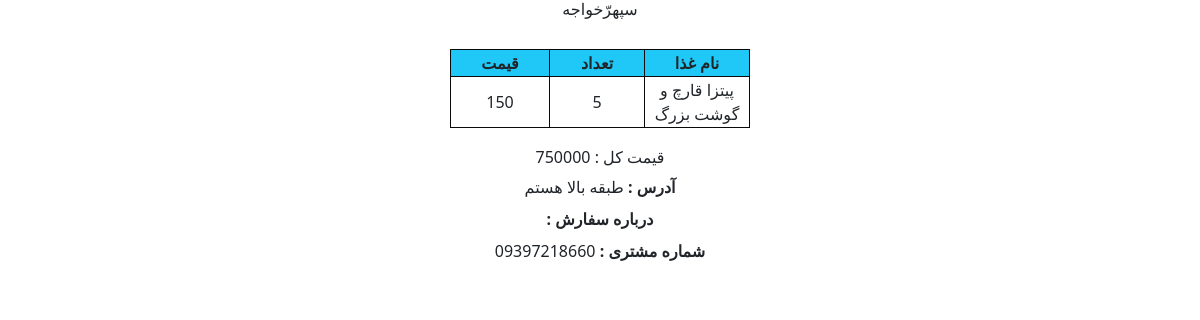
The app's page /cart/orderinfopaymented/57/ (signed in) with its own data.
### cart/models.py (models this page shows, shortened)
class Orders(models.Model):
    user = models.ForeignKey(to = UserModel, related_name = "items" , on_delete = models.CASCADE,verbose_name="مشتری" )
    phone = models.CharField(max_length=11, verbose_name="شماره تلفن")
    address = models.TextField(max_length = 300, verbose_name="آدرس")
    description = models.TextField(max_length=600, verbose_name="درباره سفارش",blank=True, null=True)
    created = models.DateTimeField(auto_now_add=True , verbose_name="زمان ثبت سفارش")
    total_price = models.PositiveIntegerField(verbose_name="قیمت کل")
    is_paid = models.BooleanField(default=False, verbose_name="وضعیت پرداخت")
    date = models.DateTimeField(verbose_name="زمان ثبت سفارش", auto_now_add=True ,)
    undo = models.BooleanField(default=False, verbose_name="وضعیت فیش")
    class Meta:
        verbose_name = 'سفارش'
        verbose_name_plural = 'سفارش ها'
        ordering = ('created',)

class OrderItems(models.Model):
    Order = models.ForeignKey(to=Orders, on_delete=models.CASCADE, related_name = 'items')
    food = models.ForeignKey(to=FoodModel, on_delete= models.CASCADE ,related_name = 'items' , verbose_name = 'محصول')
    quantity = models.SmallIntegerField(verbose_name = 'تعداد', )
    price = models.PositiveIntegerField(verbose_name = 'قیمت', )
    def name(self):
        return self.food.name_food

### accounts/models.py (models this page shows, shortened)
class UserModel(AbstractBaseUser):
    email = models.EmailField(
        verbose_name='email address',
        max_length=255,
        blank=True,
        null=True,
    )
    name = models.CharField(max_length=50,verbose_name='نام')
    last_name = models.CharField(max_length=50,verbose_name='نام خانوادگی')
    phone = models.CharField(max_length=11, verbose_name='شماره تلفن',unique=True)
    date_join = models.DateTimeField(auto_now_add=True,verbose_name='تاریخ عضویت')
    is_active = models.BooleanField(default=True)
    is_admin = models.BooleanField(default=False)
    objects = MyUserManager()
    USERNAME_FIELD = 'phone'
    REQUIRED_FIELDS = []
    class Meta:
        verbose_name = 'مشتری'
        verbose_name_plural = 'مشتری ها'
    def __str__(self):
        return self.name+self.last_name

### home/models.py (models this page shows, shortened)
class FoodModel(models.Model):
    name_food = models.CharField(max_length=250,verbose_name='نام غذا')
    price = models.PositiveIntegerField(verbose_name='قیمت')
    description = models.CharField(max_length=300, verbose_name='درباره غذا',blank=True, null=True)
    img = models.ImageField(upload_to='images/')
    available  = models.BooleanField(default=True, verbose_name='وضعیت')
    category = models.ForeignKey(to=Category, related_name='category', on_delete=models.SET_NULL,null=True, blank=True)
    class Meta:
        verbose_name = 'غذا'
        verbose_name_plural = ' غذا ها'

### cart/views.py (the view)
# urls.py: path('orderinfopaymented/<int:pk>/',views.OrdersInfo.as_view(), name='myorderspay'),
class OrdersInfo(View):
    def get(self, request,pk):
        obj = get_object_or_404(Orders,pk=pk)
        return render(request,"cart/fish.html", {"order":obj})
    def dispatch(self, request,pk):
        obj = get_object_or_404(Orders,pk=pk)
        if request.user == obj.user or request.user.is_admin:
            return self.get(request,pk)
        else:
            raise Http404

### templates/cart/fish.html (shortened to what this page needs)
<!DOCTYPE html>
<html lang="en">
<head>
    <link href="https://cdn.jsdelivr.net/npm/bootstrap@5.3.0-alpha1/dist/css/bootstrap.min.css" rel="stylesheet">
</head>
<body>
    <div class="col-md-12 col-lg-12 ">
            <h6 class="text-center">{{order.user}}</h6>
                <table>
                <tr>
                    <th>قیمت</th>
                    <th>تعداد</th>
                    <th>نام غذا</th>
                </tr>
                {%for item in order.items.all %}
                <tr id='{{item.id}}' onclick="khat({{item.id}})" ondblclick="dclick({{item.id}})">
                    <td>{{item.price}}</td>
                    <td>{{item.quantity}}</td>
                    <td>{{item.name}}</td>
                </tr>
                {%endfor %}
                </table>
                <h6 class="text-center">قیمت کل : {{order.total_price}}</h6>
                <div class="text-center">
                <p id='address' style='display: inline'>{{order.address}}</p>
                <label class="text-center" for="address" ><b> : آدرس </b></label>
                </div>
                <div class="text-center mt-2">
                <label class="text-center" for="description" ><b> : درباره سفارش</b></label>
                </div>
                <div class="text-center mt-2">
                <label class="text-center" for="phone" >{{request.user.phone}} <b> : شماره مشتری</b></label>
                </div>
        </div>
</body>
</html>

### templates/cart/fish.html (style rules this page uses)
table, th, td { margin: auto; text-align: center; border: 1px solid rgb(9, 9, 9); border-collapse: collapse; width: 300px; }
th { background-color: rgb(32, 200, 247); }
table { margin-top: 30px; margin-bottom: 20px; }

### records on screen
Orders: user "سپهرّخواجه", total_price "750000", address "طبقه بالا هستم"
OrderItems: price "150", quantity "5", name "پیتزا قارچ و گوشت بزرگ"
UserModel: user.phone "09397218660"
